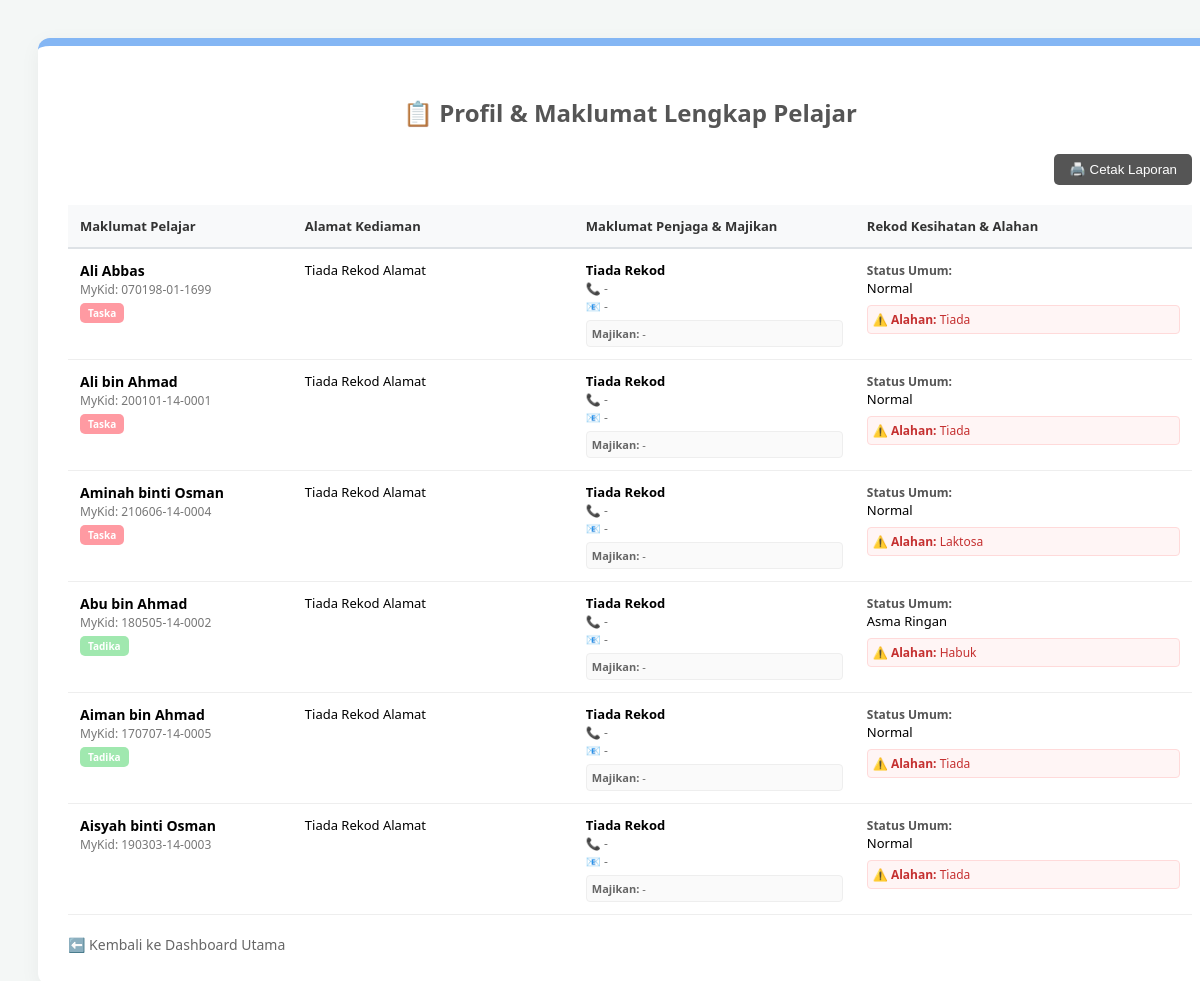
The app's page /maklumat_pelajar_lengkap.php (signed in) with its own data.
### tables this page shows
CREATE TABLE `students` (
  `id` INT(11) NOT NULL AUTO_INCREMENT,
  `parent_id` INT(11) NOT NULL,
  `full_name` VARCHAR(100) NOT NULL,
  `mykid_number` VARCHAR(20) NOT NULL,
  `module` ENUM('Taska','Tadika','KAFA Care') NOT NULL,
  `health_record` TEXT DEFAULT NULL,
  `allergies` TEXT DEFAULT NULL,
  `status` ENUM('Active','Graduated','Withdrawn') DEFAULT 'Active',
  `created_at` TIMESTAMP NOT NULL DEFAULT CURRENT_TIMESTAMP,
  PRIMARY KEY (`id`),
  KEY `parent_id` (`parent_id`),
  CONSTRAINT `students_ibfk_1` FOREIGN KEY (`parent_id`) REFERENCES `parents` (`id`) ON DELETE CASCADE
);

### maklumat_pelajar_lengkap.php (the view, shortened to what this page needs)
<?php
require 'db.php';
$sql = "SELECT * FROM students ORDER BY module, full_name ASC";
$result = $conn->query($sql);
?>
<!DOCTYPE html>
<html lang="ms">
<head>
</head>
<body>
    <div class="container">
        <h2>📋 Profil & Maklumat Lengkap Pelajar</h2>
        <div class="no-print" style="margin-bottom: 20px; text-align: right;">
            <button onclick="window.print()" style="padding: 8px 15px; cursor: pointer; background: #555; color: white; border: none; border-radius: 5px;">🖨️ Cetak Laporan</button>
        </div>
        <table>
            <thead>
                <tr>
                    <th style="width: 20%;">Maklumat Pelajar</th>
                    <th style="width: 25%;">Alamat Kediaman</th>
                    <th style="width: 25%;">Maklumat Penjaga & Majikan</th>
                    <th style="width: 30%;">Rekod Kesihatan & Alahan</th>
                </tr>
            </thead>
            <tbody>
                <?php if ($result->num_rows > 0): ?>
                    <?php while($row = $result->fetch_assoc()):
                        $tagClass = 'tag-' . strtolower(str_replace(' ', '', $row['module'] ?? ''));
                    ?>
                        <tr>
                            <td>
                                <strong style="font-size: 14px;"><?php echo htmlspecialchars($row['full_name'] ?? '-'); ?></strong><br>
                                <span style="color:#777; font-size:12px;">MyKid: <?php echo htmlspecialchars($row['mykid_number'] ?? '-'); ?></span><br>
                                <div style="margin-top: 5px;"><span class="tag <?php echo $tagClass; ?>"><?php echo htmlspecialchars($row['module'] ?? '-'); ?></span></div>
                            </td>
                            <td>
                                <?php echo nl2br(htmlspecialchars($row['address'] ?? 'Tiada Rekod Alamat')); ?><br>
                            </td>
                            <td>
                                <strong><?php echo htmlspecialchars($row['parent_name'] ?? 'Tiada Rekod'); ?></strong><br>
                                <span style="color:#777; font-size:12px;">📞 <?php echo htmlspecialchars($row['parent_phone'] ?? '-'); ?></span><br>
                                <span style="color:#777; font-size:12px;">📧 <?php echo htmlspecialchars($row['parent_email'] ?? '-'); ?></span>
                                <div class="info-box">
                                    <strong>Majikan:</strong> <?php echo htmlspecialchars($row['employer_name'] ?? '-'); ?>
                                </div>
                            </td>
                            <td>
                                <strong style="font-size: 12px; color: #555;">Status Umum:</strong><br>
                                <?php echo !empty($row['health_record']) ? htmlspecialchars($row['health_record']) : '<span style="color:#999; font-size:11px;">Tiada masalah direkodkan.</span>'; ?>
                                <div style="margin-top: 8px;">
                                    <?php if(!empty($row['allergies'])): ?>
                                        <div class="health-box">⚠️ <strong>Alahan:</strong> <?php echo htmlspecialchars($row['allergies']); ?></div>
                                    <?php else: ?>
                                        <span class="no-allergy" style="font-size:11px;">Tiada Alahan Makanan/Ubat</span>
                                    <?php endif; ?>
                                </div>
                            </td>
                        </tr>
                    <?php endwhile; ?>
                <?php else: ?>
                    <tr><td colspan="4" style="text-align:center; padding:30px; color:#999;">Tiada rekod pelajar dalam sistem.</td></tr>
                <?php endif; ?>
            </tbody>
        </table>
        <a href="home.php" class="btn-back">⬅️ Kembali ke Dashboard Utama</a>
    </div>
</body>
</html>

### maklumat_pelajar_lengkap.php (style rules this page uses)
body { font-family: 'Segoe UI', sans-serif; background-color: #f4f7f6; padding: 30px; }
.container { background: white; padding: 30px; border-radius: 12px; box-shadow: 0 5px 20px rgba(0,0,0,0.05); width: 100%; border-top: 8px solid #84b6f4; }
h2 { color: #555; margin-bottom: 25px; text-align: center; }
table { width: 100%; border-collapse: collapse; font-size: 13px; }
th { background-color: #f8f9fa; padding: 12px; text-align: left; border-bottom: 2px solid #dee2e6; color: #333; }
td { padding: 12px; border-bottom: 1px solid #eee; vertical-align: top; }
.tag { padding: 3px 8px; border-radius: 5px; font-size: 10px; color: white; font-weight: bold; }
.tag-taska { background: #ff9aa2; }
.tag-tadika { background: #a0e8af; }
.health-box { background: #fff5f5; padding: 5px; border-radius: 4px; border: 1px solid #ffdada; color: #c53030; font-size: 12px; }
.info-box { font-size: 11px; color: #666; margin-top: 5px; background: #fafafa; padding: 5px; border-radius: 4px; border: 1px solid #eee; }
.btn-back { display: inline-block; margin-top: 20px; text-decoration: none; color: #666; font-size: 14px; }

### records on screen
students: full_name "Ali Abbas", mykid_number "070198-01-1699", module "Taska", address "Tiada Rekod Alamat", parent_name "Tiada Rekod", parent_phone "-", parent_email "-", employer_name "-", health_record "Normal", allergies "Tiada"
students: full_name "Ali bin Ahmad", mykid_number "200101-14-0001", module "Taska", address "Tiada Rekod Alamat", parent_name "Tiada Rekod", parent_phone "-", parent_email "-", employer_name "-", health_record "Normal", allergies "Tiada"
students: full_name "Aminah binti Osman", mykid_number "210606-14-0004", module "Taska", address "Tiada Rekod Alamat", parent_name "Tiada Rekod", parent_phone "-", parent_email "-", employer_name "-", health_record "Normal", allergies "Laktosa"
students: full_name "Abu bin Ahmad", mykid_number "180505-14-0002", module "Tadika", address "Tiada Rekod Alamat", parent_name "Tiada Rekod", parent_phone "-", parent_email "-", employer_name "-", health_record "Asma Ringan", allergies "Habuk"
students: full_name "Aiman bin Ahmad", mykid_number "170707-14-0005", module "Tadika", address "Tiada Rekod Alamat", parent_name "Tiada Rekod", parent_phone "-", parent_email "-", employer_name "-", health_record "Normal", allergies "Tiada"
students: full_name "Aisyah binti Osman", mykid_number "190303-14-0003", address "Tiada Rekod Alamat", parent_name "Tiada Rekod", parent_phone "-", parent_email "-", employer_name "-", health_record "Normal", allergies "Tiada"
